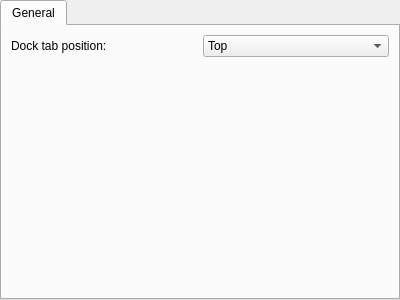
<?xml version="1.0" encoding="UTF-8"?>
<ui version="4.0">
 <class>PGeneralSettings</class>
 <widget class="QTabWidget" name="PGeneralSettings">
  <property name="geometry">
   <rect>
    <x>0</x>
    <y>0</y>
    <width>400</width>
    <height>300</height>
   </rect>
  </property>
  <property name="windowTitle">
   <string>TabWidget</string>
  </property>
  <property name="usesScrollButtons">
   <bool>true</bool>
  </property>
  <property name="documentMode">
   <bool>false</bool>
  </property>
  <widget class="QWidget" name="tab">
   <attribute name="title">
    <string>General</string>
   </attribute>
   <layout class="QVBoxLayout" name="verticalLayout">
    <item>
     <layout class="QHBoxLayout" name="horizontalLayout">
      <item>
       <widget class="QLabel" name="label">
        <property name="text">
         <string>Dock tab position:</string>
        </property>
       </widget>
      </item>
      <item>
       <widget class="QComboBox" name="TabPositionComboBox">
        <item>
         <property name="text">
          <string>Top</string>
         </property>
        </item>
        <item>
         <property name="text">
          <string>Bottom</string>
         </property>
        </item>
        <item>
         <property name="text">
          <string>Left</string>
         </property>
        </item>
        <item>
         <property name="text">
          <string>Right</string>
         </property>
        </item>
       </widget>
      </item>
     </layout>
    </item>
    <item>
     <spacer name="verticalSpacer">
      <property name="orientation">
       <enum>Qt::Vertical</enum>
      </property>
      <property name="sizeHint" stdset="0">
       <size>
        <width>20</width>
        <height>40</height>
       </size>
      </property>
     </spacer>
    </item>
   </layout>
  </widget>
 </widget>
 <resources/>
 <connections/>
</ui>
